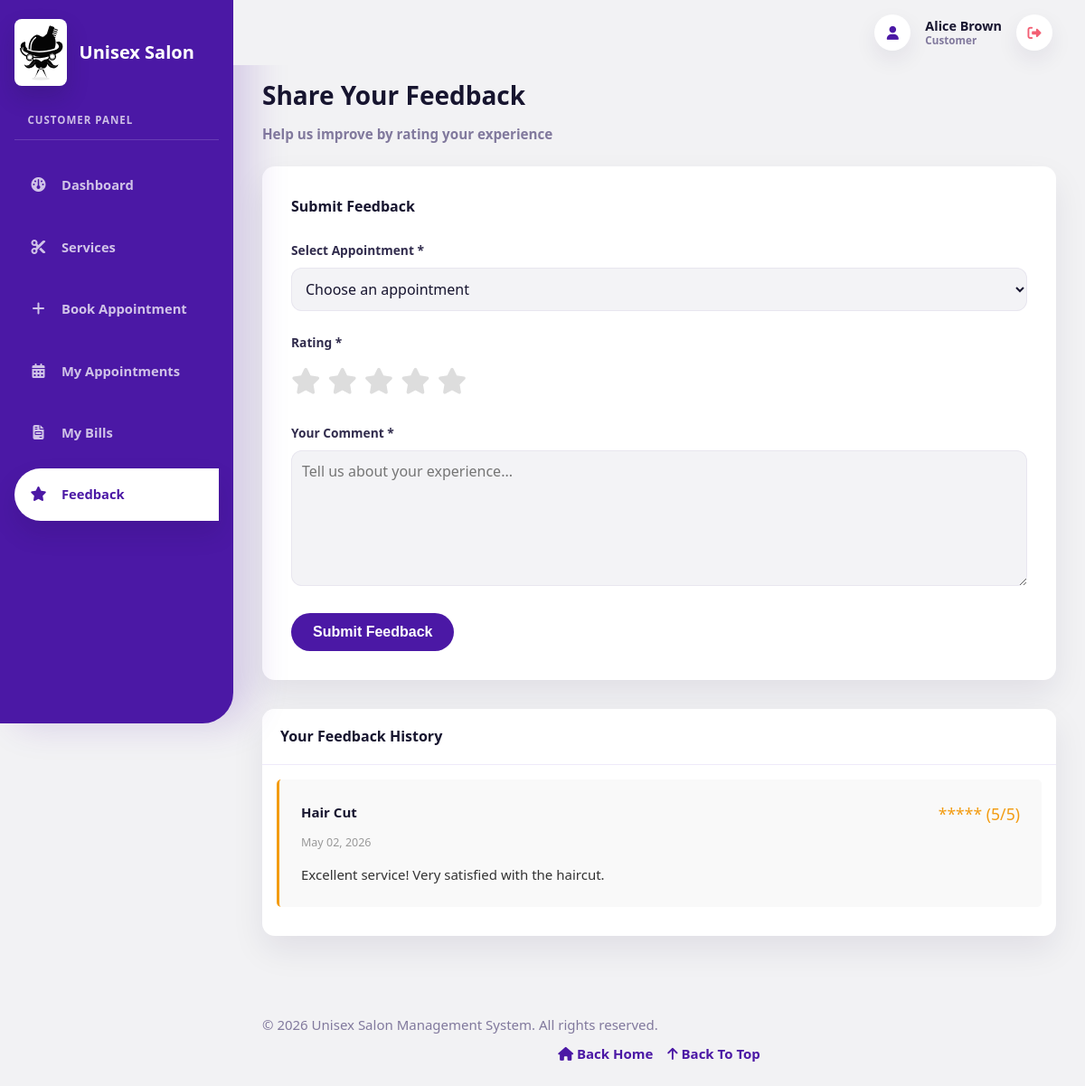
The page /customer/feedback.php (signed in) on the database its author committed.
### tables this page shows
CREATE TABLE `feedback` (
  `id` int NOT NULL AUTO_INCREMENT,
  `appointment_id` int DEFAULT NULL,
  `customer_id` int NOT NULL,
  `staff_id` int DEFAULT NULL,
  `service_id` int DEFAULT NULL,
  `rating` int DEFAULT NULL,
  `comment` text,
  `feedback_date` date NOT NULL,
  `status` enum('new','reviewed') DEFAULT 'new',
  `created_at` timestamp NULL DEFAULT CURRENT_TIMESTAMP,
  PRIMARY KEY (`id`),
  KEY `appointment_id` (`appointment_id`),
  KEY `staff_id` (`staff_id`),
  KEY `service_id` (`service_id`),
  KEY `idx_customer` (`customer_id`),
  KEY `idx_date` (`feedback_date`),
  CONSTRAINT `feedback_ibfk_1` FOREIGN KEY (`appointment_id`) REFERENCES `appointments` (`id`) ON DELETE SET NULL,
  CONSTRAINT `feedback_ibfk_2` FOREIGN KEY (`customer_id`) REFERENCES `customers` (`id`) ON DELETE CASCADE,
  CONSTRAINT `feedback_ibfk_3` FOREIGN KEY (`staff_id`) REFERENCES `staff` (`id`) ON DELETE SET NULL,
  CONSTRAINT `feedback_ibfk_4` FOREIGN KEY (`service_id`) REFERENCES `services` (`id`) ON DELETE SET NULL,
  CONSTRAINT `feedback_chk_1` CHECK (((`rating` >= 1) and (`rating` <= 5)))
);

CREATE TABLE `services` (
  `id` int NOT NULL AUTO_INCREMENT,
  `name` varchar(100) NOT NULL,
  `description` text,
  `price` decimal(10,2) NOT NULL,
  `duration` int NOT NULL,
  `category` varchar(50) DEFAULT NULL,
  `gender_category` enum('Male','Female','Kids','Unisex') NOT NULL DEFAULT 'Unisex',
  `status` enum('active','inactive') DEFAULT 'active',
  `image` varchar(255) DEFAULT NULL,
  `created_at` timestamp NULL DEFAULT CURRENT_TIMESTAMP,
  `updated_at` timestamp NULL DEFAULT CURRENT_TIMESTAMP ON UPDATE CURRENT_TIMESTAMP,
  PRIMARY KEY (`id`),
  UNIQUE KEY `name` (`name`)
);

### includes/auth.php (called while the page is built, shortened)
<?php
function isLoggedIn() {
    return isset($_SESSION['user_id']);
}
function hasRole($role) {
    return isset($_SESSION['role']) && $_SESSION['role'] === $role;
}
function getCustomerById($id) {
    return fetchOne("SELECT * FROM customers WHERE id = $id LIMIT 1");
}
function getCurrentCustomer() {
    if (isLoggedIn() && hasRole('customer')) {
        return getCustomerById($_SESSION['user_id']);
    }
    return null;
}
?>

### config/db.php (called while the page is built, shortened)
<?php
$conn = new mysqli(DB_HOST, DB_USER, DB_PASSWORD, DB_NAME);
$conn->set_charset("utf8");
function fetchAll($query) {
    global $conn;
    $result = $conn->query($query);
    return $result->fetch_all(MYSQLI_ASSOC);
}
function fetchOne($query) {
    global $conn;
    $result = $conn->query($query);
    return $result->fetch_assoc();
}
function formatDate($date) {
    return date('M d, Y', strtotime($date));
}
?>

### customer/feedback.php (the view, shortened to what this page needs)
<?php
require_once '../config/db.php';
require_once '../includes/auth.php';
$customer = getCurrentCustomer();
$customer_id = $customer['id'];
$completed_appointments = fetchAll("
    SELECT a.*, s.name as service_name
    FROM appointments a
    JOIN services s ON a.service_id = s.id
    WHERE a.customer_id = $customer_id
    AND a.status = 'completed'
    AND a.id NOT IN (SELECT appointment_id FROM feedback WHERE customer_id = $customer_id AND appointment_id IS NOT NULL)
    ORDER BY a.appointment_date DESC
");
$feedback_history = fetchAll("
    SELECT f.*, s.name as service_name
    FROM feedback f
    LEFT JOIN services s ON f.service_id = s.id
    WHERE f.customer_id = $customer_id
    ORDER BY f.feedback_date DESC
");
?>
<!DOCTYPE html>
<html lang="en">
<head>
    <link rel="stylesheet" href="<?php echo BASE_URL; ?>assets/css/style.css">
</head>
<body>
    <?php include '../includes/header.php'; ?>
    <?php include '../includes/sidebar.php'; ?>
    <div class="main-content">
        <div class="page-header">
            <h1>Share Your Feedback</h1>
            <p>Help us improve by rating your experience</p>
        </div>
        <?php if (!empty($completed_appointments)): ?>
            <div class="form-container">
                <h3 style="margin-bottom: 1.5rem; color: #8B5FBF;">Submit Feedback</h3>
                <form method="POST">
                    <div class="form-group">
                        <label for="appointment_id">Select Appointment *</label>
                        <select id="appointment_id" name="appointment_id" required>
                            <option value="">Choose an appointment</option>
                        </select>
                    </div>
                    <div class="form-group">
                        <label for="rating">Rating *</label>
                        <div style="display: flex; gap: 0.5rem; margin-top: 0.5rem;">
                            <?php for ($i = 1; $i <= 5; $i++): ?>
                                <label for="rating_<?php echo $i; ?>" style="cursor: pointer; font-size: 1.8rem; margin: 0; color: #ddd; transition: color 0.2s ease;">
                                    <i class="fa-solid fa-star"></i>
                                </label>
                            <?php endfor; ?>
                        </div>
                    </div>
                    <div class="form-group">
                        <label for="comment">Your Comment *</label>
                        <textarea id="comment" name="comment" required placeholder="Tell us about your experience..." style="min-height: 150px;"></textarea>
                    </div>
                    <button type="submit" class="btn btn-primary">Submit Feedback</button>
                </form>
            </div>
        <?php endif; ?>
        <div class="table-container" style="margin-top: 2rem;">
            <div class="table-header">
                <h2>Your Feedback History</h2>
            </div>
            <?php if ($feedback_history): ?>
                <div style="padding: 1rem;">
                    <?php foreach ($feedback_history as $feedback): ?>
                        <div style="background: #f9f9f9; padding: 1.5rem; border-radius: 5px; margin-bottom: 1rem; border-left: 3px solid #F39C12;">
                            <div style="display: flex; justify-content: space-between; align-items: start; margin-bottom: 0.5rem;">
                                <strong><?php echo htmlspecialchars($feedback['service_name'] ?? 'Service'); ?></strong>
                                <span style="color: #F39C12; font-size: 1.1rem;">
                                    <?php echo str_repeat('*', intval($feedback['rating'])); ?> (<?php echo $feedback['rating']; ?>/5)
                                </span>
                            </div>
                            <small style="color: #999; display: block; margin-bottom: 0.8rem;">
                                <?php echo formatDate($feedback['feedback_date']); ?>
                            </small>
                            <p style="color: #333; margin: 0;"><?php echo htmlspecialchars($feedback['comment']); ?></p>
                        </div>
                    <?php endforeach; ?>
                </div>
            <?php endif; ?>
        </div>
    </div>
    <?php include '../includes/footer.php'; ?>
</body>
</html>

### rows shown on the page
feedback: service.name "Hair Cut", rating "*****", rating "5", feedback_date "May 02, 2026", comment "Excellent service! Very satisfied with the haircut."

### other values the page prints
$_SESSION['name'] "Alice Brown"
$_SESSION['role'] "Customer"
